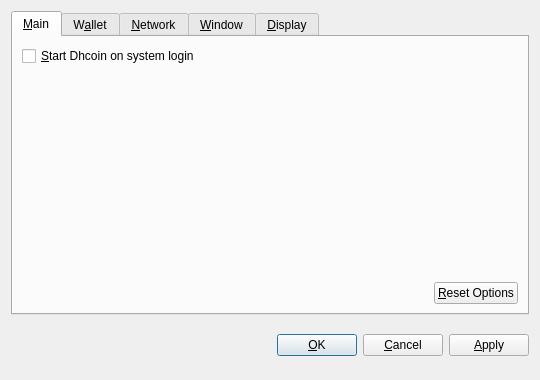
<?xml version="1.0" encoding="UTF-8"?>
<ui version="4.0">
 <class>OptionsDialog</class>
 <widget class="QDialog" name="OptionsDialog">
  <property name="geometry">
   <rect>
    <x>0</x>
    <y>0</y>
    <width>540</width>
    <height>380</height>
   </rect>
  </property>
  <property name="windowTitle">
   <string>Options</string>
  </property>
  <property name="modal">
   <bool>true</bool>
  </property>
  <layout class="QVBoxLayout" name="verticalLayout">
   <item>
    <widget class="QTabWidget" name="tabWidget">
     <property name="tabPosition">
      <enum>QTabWidget::North</enum>
     </property>
     <property name="currentIndex">
      <number>0</number>
     </property>
     <widget class="QWidget" name="tabMain">
      <attribute name="title">
       <string>&amp;Main</string>
      </attribute>
      <layout class="QVBoxLayout" name="verticalLayout_Main">
       <item>
        <widget class="QCheckBox" name="bitcoinAtStartup">
         <property name="toolTip">
          <string>Automatically start Dhcoin after logging in to the system.</string>
         </property>
         <property name="text">
          <string>&amp;Start Dhcoin on system login</string>
         </property>
        </widget>
       </item>
       <item>
        <spacer name="verticalSpacer_Main">
         <property name="orientation">
          <enum>Qt::Vertical</enum>
         </property>
         <property name="sizeHint" stdset="0">
          <size>
           <width>20</width>
           <height>40</height>
          </size>
         </property>
        </spacer>
       </item>
       <item>
        <layout class="QHBoxLayout" name="horizontalLayout_2_Main">
         <item>
          <spacer name="horizontalSpacer_2_Main">
           <property name="orientation">
            <enum>Qt::Horizontal</enum>
           </property>
           <property name="sizeHint" stdset="0">
            <size>
             <width>40</width>
             <height>20</height>
            </size>
           </property>
          </spacer>
         </item>
         <item>
          <widget class="QPushButton" name="resetButton">
           <property name="toolTip">
            <string>Reset all client options to default.</string>
           </property>
           <property name="text">
            <string>&amp;Reset Options</string>
           </property>
           <property name="autoDefault">
            <bool>false</bool>
           </property>
          </widget>
         </item>
        </layout>
       </item>
      </layout>
     </widget>
     <widget class="QWidget" name="tabWallet">
      <attribute name="title">
       <string>W&amp;allet</string>
      </attribute>
      <layout class="QVBoxLayout" name="verticalLayout_Network">
       <item>
        <widget class="QLabel" name="transactionFeeInfoLabel">
         <property name="text">
          <string>Optional transaction fee per kB that helps make sure your transactions are processed quickly. Most transactions are 1 kB.</string>
         </property>
         <property name="textFormat">
          <enum>Qt::PlainText</enum>
         </property>
         <property name="wordWrap">
          <bool>true</bool>
         </property>
        </widget>
       </item>
       <item>
        <layout class="QHBoxLayout" name="horizontalLayout_1_Main">
         <item>
          <widget class="QLabel" name="transactionFeeLabel">
           <property name="text">
            <string>Pay transaction &amp;fee</string>
           </property>
           <property name="textFormat">
            <enum>Qt::PlainText</enum>
           </property>
           <property name="buddy">
            <cstring>transactionFee</cstring>
           </property>
          </widget>
         </item>
         <item>
          <widget class="BitcoinAmountField" name="transactionFee"/>
         </item>
         <item>
          <spacer name="horizontalSpacer_1_Main">
           <property name="orientation">
            <enum>Qt::Horizontal</enum>
           </property>
           <property name="sizeHint" stdset="0">
            <size>
             <width>40</width>
             <height>20</height>
            </size>
           </property>
          </spacer>
         </item>
        </layout>
       </item>
       <item>
        <widget class="QLabel" name="label">
         <property name="text">
          <string>If you disable the spending of unconfirmed change, the change from a transaction cannot be used until that transaction has at least one confirmation. This also affects how your balance is computed.</string>
         </property>
         <property name="wordWrap">
          <bool>true</bool>
         </property>
        </widget>
       </item>
       <item>
        <widget class="QCheckBox" name="spendZeroConfChange">
         <property name="text">
          <string>Spend unconfirmed change  (experts only)</string>
         </property>
        </widget>
       </item>
       <item>
        <spacer name="verticalSpacer">
         <property name="orientation">
          <enum>Qt::Vertical</enum>
         </property>
         <property name="sizeHint" stdset="0">
          <size>
           <width>20</width>
           <height>40</height>
          </size>
         </property>
        </spacer>
       </item>
      </layout>
     </widget>
     <widget class="QWidget" name="tabNetwork">
      <attribute name="title">
       <string>&amp;Network</string>
      </attribute>
      <layout class="QVBoxLayout" name="verticalLayout_Network">
       <item>
        <widget class="QCheckBox" name="mapPortUpnp">
         <property name="toolTip">
          <string>Automatically open the Dhcoin client port on the router. This only works when your router supports UPnP and it is enabled.</string>
         </property>
         <property name="text">
          <string>Map port using &amp;UPnP</string>
         </property>
        </widget>
       </item>
       <item>
        <widget class="QCheckBox" name="connectSocks">
         <property name="toolTip">
          <string>Connect to the Dhcoin network through a SOCKS proxy (e.g. when connecting through Tor).</string>
         </property>
         <property name="text">
          <string>&amp;Connect through SOCKS proxy:</string>
         </property>
        </widget>
       </item>
       <item>
        <layout class="QHBoxLayout" name="horizontalLayout_Network">
         <item>
          <widget class="QLabel" name="proxyIpLabel">
           <property name="text">
            <string>Proxy &amp;IP:</string>
           </property>
           <property name="textFormat">
            <enum>Qt::PlainText</enum>
           </property>
           <property name="buddy">
            <cstring>proxyIp</cstring>
           </property>
          </widget>
         </item>
         <item>
          <widget class="QValidatedLineEdit" name="proxyIp">
           <property name="maximumSize">
            <size>
             <width>140</width>
             <height>16777215</height>
            </size>
           </property>
           <property name="toolTip">
            <string>IP address of the proxy (e.g. 127.0.0.1)</string>
           </property>
          </widget>
         </item>
         <item>
          <widget class="QLabel" name="proxyPortLabel">
           <property name="text">
            <string>&amp;Port:</string>
           </property>
           <property name="textFormat">
            <enum>Qt::PlainText</enum>
           </property>
           <property name="buddy">
            <cstring>proxyPort</cstring>
           </property>
          </widget>
         </item>
         <item>
          <widget class="QLineEdit" name="proxyPort">
           <property name="maximumSize">
            <size>
             <width>55</width>
             <height>16777215</height>
            </size>
           </property>
           <property name="toolTip">
            <string>Port of the proxy (e.g. 9050)</string>
           </property>
          </widget>
         </item>
         <item>
          <widget class="QLabel" name="socksVersionLabel">
           <property name="text">
            <string>SOCKS &amp;Version:</string>
           </property>
           <property name="textFormat">
            <enum>Qt::PlainText</enum>
           </property>
           <property name="buddy">
            <cstring>socksVersion</cstring>
           </property>
          </widget>
         </item>
         <item>
          <widget class="QValueComboBox" name="socksVersion">
           <property name="toolTip">
            <string>SOCKS version of the proxy (e.g. 5)</string>
           </property>
          </widget>
         </item>
         <item>
          <spacer name="horizontalSpacer_Network">
           <property name="orientation">
            <enum>Qt::Horizontal</enum>
           </property>
           <property name="sizeHint" stdset="0">
            <size>
             <width>40</width>
             <height>20</height>
            </size>
           </property>
          </spacer>
         </item>
        </layout>
       </item>
       <item>
        <spacer name="verticalSpacer_Network">
         <property name="orientation">
          <enum>Qt::Vertical</enum>
         </property>
         <property name="sizeHint" stdset="0">
          <size>
           <width>20</width>
           <height>40</height>
          </size>
         </property>
        </spacer>
       </item>
      </layout>
     </widget>
     <widget class="QWidget" name="tabWindow">
      <attribute name="title">
       <string>&amp;Window</string>
      </attribute>
      <layout class="QVBoxLayout" name="verticalLayout_Window">
       <item>
        <widget class="QCheckBox" name="minimizeToTray">
         <property name="toolTip">
          <string>Show only a tray icon after minimizing the window.</string>
         </property>
         <property name="text">
          <string>&amp;Minimize to the tray instead of the taskbar</string>
         </property>
        </widget>
       </item>
       <item>
        <widget class="QCheckBox" name="minimizeOnClose">
         <property name="toolTip">
          <string>Minimize instead of exit the application when the window is closed. When this option is enabled, the application will be closed only after selecting Quit in the menu.</string>
         </property>
         <property name="text">
          <string>M&amp;inimize on close</string>
         </property>
        </widget>
       </item>
       <item>
        <spacer name="verticalSpacer_Window">
         <property name="orientation">
          <enum>Qt::Vertical</enum>
         </property>
         <property name="sizeHint" stdset="0">
          <size>
           <width>20</width>
           <height>40</height>
          </size>
         </property>
        </spacer>
       </item>
      </layout>
     </widget>
     <widget class="QWidget" name="tabDisplay">
      <attribute name="title">
       <string>&amp;Display</string>
      </attribute>
      <layout class="QVBoxLayout" name="verticalLayout_Display">
       <item>
        <layout class="QHBoxLayout" name="horizontalLayout_1_Display">
         <item>
          <widget class="QLabel" name="langLabel">
           <property name="text">
            <string>User Interface &amp;language:</string>
           </property>
           <property name="textFormat">
            <enum>Qt::PlainText</enum>
           </property>
           <property name="buddy">
            <cstring>lang</cstring>
           </property>
          </widget>
         </item>
         <item>
          <widget class="QValueComboBox" name="lang">
           <property name="toolTip">
            <string>The user interface language can be set here. This setting will take effect after restarting Dhcoin.</string>
           </property>
          </widget>
         </item>
        </layout>
       </item>
       <item>
        <layout class="QHBoxLayout" name="horizontalLayout_2_Display">
         <item>
          <widget class="QLabel" name="unitLabel">
           <property name="text">
            <string>&amp;Unit to show amounts in:</string>
           </property>
           <property name="textFormat">
            <enum>Qt::PlainText</enum>
           </property>
           <property name="buddy">
            <cstring>unit</cstring>
           </property>
          </widget>
         </item>
         <item>
          <widget class="QValueComboBox" name="unit">
           <property name="toolTip">
            <string>Choose the default subdivision unit to show in the interface and when sending coins.</string>
           </property>
          </widget>
         </item>
        </layout>
       </item>
       <item>
        <widget class="QCheckBox" name="displayAddresses">
         <property name="toolTip">
          <string>Whether to show Dhcoin addresses in the transaction list or not.</string>
         </property>
         <property name="text">
          <string>&amp;Display addresses in transaction list</string>
         </property>
        </widget>
       </item>
       <item>
        <widget class="QCheckBox" name="coinControlFeatures">
         <property name="toolTip">
          <string>Whether to show coin control features or not.</string>
         </property>
         <property name="text">
          <string>Display coin &amp;control features (experts only!)</string>
         </property>
        </widget>
       </item>
       <item>
        <spacer name="verticalSpacer_Display">
         <property name="orientation">
          <enum>Qt::Vertical</enum>
         </property>
         <property name="sizeHint" stdset="0">
          <size>
           <width>20</width>
           <height>40</height>
          </size>
         </property>
        </spacer>
       </item>
      </layout>
     </widget>
    </widget>
   </item>
   <item>
    <layout class="QHBoxLayout" name="horizontalLayout_Buttons">
     <item>
      <spacer name="horizontalSpacer_1">
       <property name="orientation">
        <enum>Qt::Horizontal</enum>
       </property>
       <property name="sizeHint" stdset="0">
        <size>
         <width>40</width>
         <height>48</height>
        </size>
       </property>
      </spacer>
     </item>
     <item>
      <widget class="QLabel" name="statusLabel">
       <property name="font">
        <font>
         <weight>75</weight>
         <bold>true</bold>
        </font>
       </property>
       <property name="text">
        <string/>
       </property>
       <property name="textFormat">
        <enum>Qt::PlainText</enum>
       </property>
       <property name="wordWrap">
        <bool>true</bool>
       </property>
      </widget>
     </item>
     <item>
      <spacer name="horizontalSpacer_2">
       <property name="orientation">
        <enum>Qt::Horizontal</enum>
       </property>
       <property name="sizeHint" stdset="0">
        <size>
         <width>40</width>
         <height>48</height>
        </size>
       </property>
      </spacer>
     </item>
     <item>
      <widget class="QPushButton" name="okButton">
       <property name="text">
        <string>&amp;OK</string>
       </property>
      </widget>
     </item>
     <item>
      <widget class="QPushButton" name="cancelButton">
       <property name="text">
        <string>&amp;Cancel</string>
       </property>
       <property name="autoDefault">
        <bool>false</bool>
       </property>
      </widget>
     </item>
     <item>
      <widget class="QPushButton" name="applyButton">
       <property name="text">
        <string>&amp;Apply</string>
       </property>
       <property name="autoDefault">
        <bool>false</bool>
       </property>
      </widget>
     </item>
    </layout>
   </item>
  </layout>
 </widget>
 <customwidgets>
  <customwidget>
   <class>BitcoinAmountField</class>
   <extends>QSpinBox</extends>
   <header>bitcoinamountfield.h</header>
  </customwidget>
  <customwidget>
   <class>QValueComboBox</class>
   <extends>QComboBox</extends>
   <header>qvaluecombobox.h</header>
  </customwidget>
  <customwidget>
   <class>QValidatedLineEdit</class>
   <extends>QLineEdit</extends>
   <header>qvalidatedlineedit.h</header>
  </customwidget>
 </customwidgets>
 <resources/>
 <connections/>
</ui>
